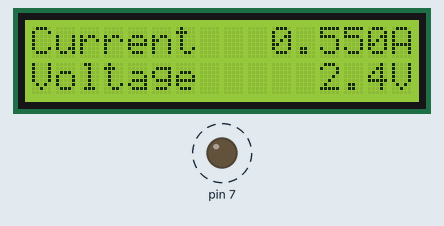
Bench run of a sketch on a simulated Arduino Uno, built with avr-gcc and run on an emulated ATmega328P. Shown: 16×2 character LCD, output pins drawn as LEDs (lit = HIGH). Dashed ring = blinking.

Above: at 0.1 s.
Timing chart, 0 to 130.0 s (numbered marks = the images above):
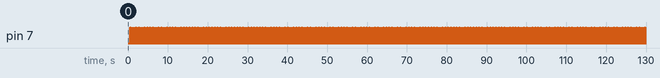

Measured:
- by itself, pin 7: alternates HIGH for 0.10 s and LOW for 0.61 s

The sketch:

lcd_test.ino
```cpp
/*
 The circuit:
 * LCD RS pin to digital pin 2
 * LCD Enable pin to digital pin 3
 * LCD D4 pin to digital pin 9
 * LCD D5 pin to digital pin 10
 * LCD D6 pin to digital pin 11
 * LCD D7 pin to digital pin 22
 * LCD R/W pin to ground
 * 10K resistor:
 * ends to +5V and ground
 * wiper to LCD VO pin (pin 3)

*/
// include the library code:
#include <LiquidCrystal.h>

// initialize the library with the numbers of the interface pins
LiquidCrystal lcd(2, 3, 9, 10, 11, 12);

void setup() {
  // set up the LCD's number of columns and rows:
  lcd.begin(16,2);

  // initialize digital pin LED_BUILTIN as an output.
  pinMode(7, OUTPUT);

}

void loop()
{
  lcd.print("Current          ");
  lcd.setCursor(10, 0);
  lcd.print("0.550A");

  lcd.setCursor(0, 1);
  //         ----------------
  lcd.print("Voltage      ");
  lcd.setCursor(12, 1);
  lcd.print("2.4V");
  delay(500);

  digitalWrite(7, HIGH);   // turn the LED on (HIGH is the voltage level)
  delay(100);                       // wait for a second
  digitalWrite(7, LOW);    // turn the LED off by making the voltage LOW
  delay(100);                       // wait for a second


}
```
